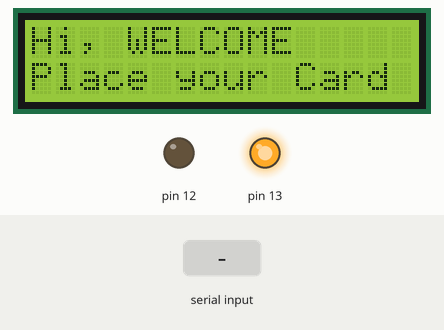
The sketch below on a simulated Arduino Uno, built with avr-gcc and run on an emulated ATmega328P. Parts: 16×2 character LCD, output pins drawn as LEDs (lit = HIGH). The inputs (shaded band) are chosen by the test bench. What the sketch prints to the serial monitor is not drawn.

Above: at 1.2 s.
1.3 s: "1" received over Serial
At 2.8 s:
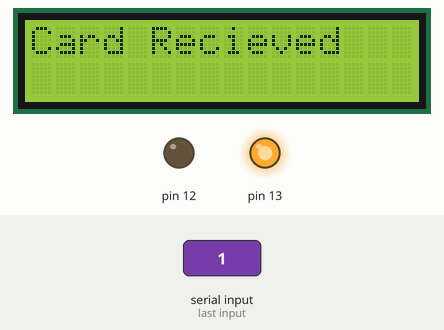
At 4.0 s:
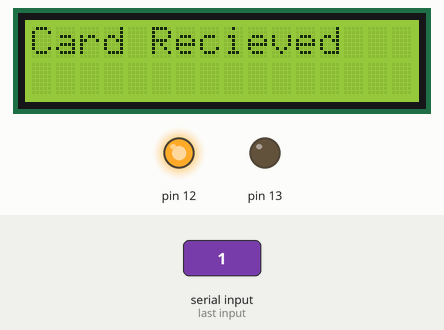
4.3 s: "0" received over Serial
Timing chart, 0 to 12.6 s (numbered marks = the images above; inputs shaded):
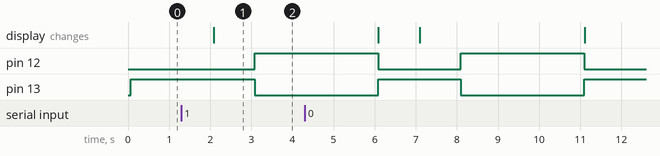

The sketch:

AccessControlNoRestriction.ino
```cpp
/* A program that allows any user having an RFID card to gain access
Developed by arunav and team
*/
#include <LiquidCrystal.h>
char input[12];
int count = 0;

LiquidCrystal lcd(4,5,6,7,8,9);

void setup() {
  //serial monitor
  Serial.begin(9600);
  // set up the LCD's number of columns and rows:
  lcd.begin(16, 2);
  pinMode(13, OUTPUT);
  pinMode(12, OUTPUT);

}


void loop() {
    digitalWrite(13, HIGH);
    lcd.clear();
    lcd.setCursor(0,0);
    lcd.print("Hi, WELCOME");
    lcd.setCursor(0,1);
    lcd.print("Place your Card");
    delay(1000);
    if(Serial.available())// check serial data ( RFID reader)
	{
		count = 0; // Reset the counter to zero
		/* Keep reading Byte by Byte from the Buffer till the RFID Reader Buffer is	empty
		   or till 12 Bytes (the ID size of our Tag) is read */
		while(Serial.available() && count < 12)
		{
			input[count] = Serial.read(); // Read 1 Byte of data and store it in the input[] variable
			count++; // increment counter
			delay(5);
		}
                Serial.println("I received: ");
                for(int i=0;i<12;i++)
                Serial.print(input[i]);
		Serial.println();
                lcd.clear();
		lcd.print("Card Recieved");
                delay(1000);
                digitalWrite(13, LOW);
                digitalWrite(12, HIGH);
                delay(3000);
                digitalWrite(12, LOW);
        }


}
```

Measured:
- after the input at 1.3 s, pin 12: LOW → HIGH after 1.8 s; pin 13: HIGH → LOW after 1.8 s; the display: changes after 0.78 s (image 1)
